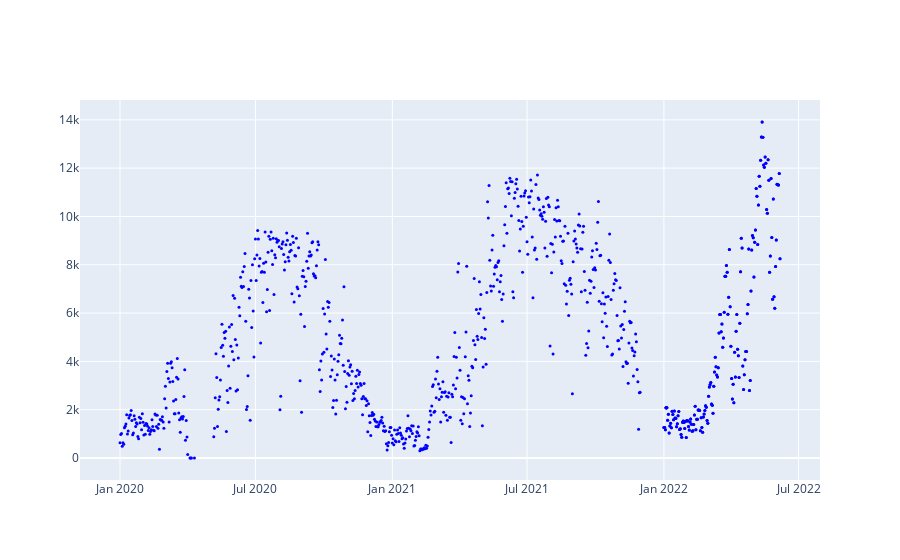

Source (notebook cell):
### Code cell
fig = go.Figure()
fig.add_trace(go.Scatter(x=merged.index,
                         y=merged["ilosc_przejazdow"],
                         mode='markers',
                         marker=dict(size=3, color="blue")
                         ))
fig.show()

### Figure 1 — Plotly figure (JSON) as saved in the notebook; plotly's stock layout.template omitted (floating-point values rounded to 4 significant figures; data arrays with more than 128 entries replaced by an {"elided": "..."} marker saying what was removed)
{"data": [{"marker": {"color": "blue", "size": 3}, "mode": "markers", "x": {"elided": "990 str values"}, "y": {"elided": "990 int values"}, "type": "scatter"}], "layout": {}}
